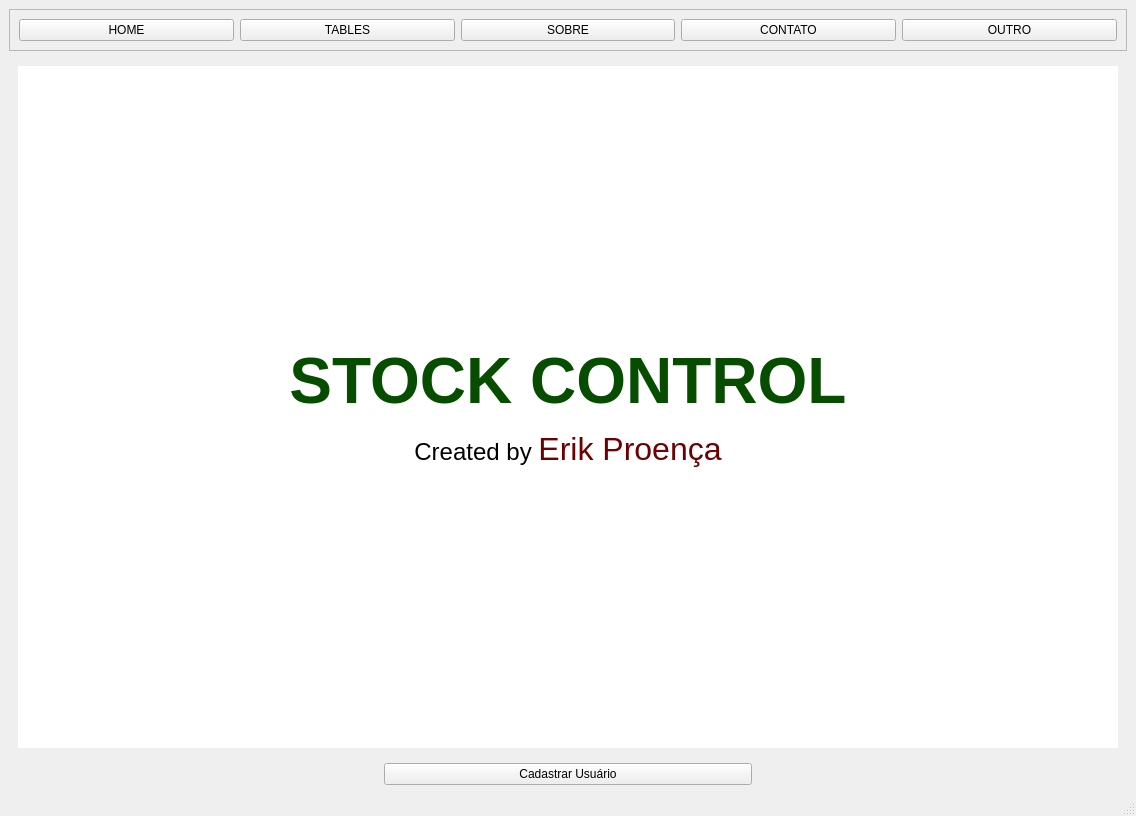
<?xml version="1.0" encoding="UTF-8"?>
<ui version="4.0">
 <class>MainWindow</class>
 <widget class="QMainWindow" name="MainWindow">
  <property name="geometry">
   <rect>
    <x>0</x>
    <y>0</y>
    <width>1136</width>
    <height>816</height>
   </rect>
  </property>
  <property name="windowTitle">
   <string>MainWindow</string>
  </property>
  <widget class="QWidget" name="centralwidget">
   <layout class="QVBoxLayout" name="verticalLayout_2">
    <item>
     <widget class="QFrame" name="frame">
      <property name="frameShape">
       <enum>QFrame::StyledPanel</enum>
      </property>
      <property name="frameShadow">
       <enum>QFrame::Raised</enum>
      </property>
      <layout class="QHBoxLayout" name="horizontalLayout">
       <item>
        <widget class="QPushButton" name="btn_home">
         <property name="text">
          <string>HOME</string>
         </property>
        </widget>
       </item>
       <item>
        <widget class="QPushButton" name="btn_tables">
         <property name="text">
          <string>TABLES</string>
         </property>
        </widget>
       </item>
       <item>
        <widget class="QPushButton" name="btn_sobre">
         <property name="text">
          <string>SOBRE</string>
         </property>
        </widget>
       </item>
       <item>
        <widget class="QPushButton" name="btn_contato">
         <property name="text">
          <string>CONTATO</string>
         </property>
        </widget>
       </item>
       <item>
        <widget class="QPushButton" name="btn_outro">
         <property name="text">
          <string>OUTRO</string>
         </property>
        </widget>
       </item>
      </layout>
     </widget>
    </item>
    <item>
     <widget class="QStackedWidget" name="stackedWidget">
      <property name="currentIndex">
       <number>3</number>
      </property>
      <widget class="QWidget" name="pg_tables">
       <layout class="QVBoxLayout" name="verticalLayout_8">
        <item>
         <widget class="QTabWidget" name="tabWidget">
          <widget class="QWidget" name="tables">
           <attribute name="title">
            <string>TreeWidget</string>
           </attribute>
           <layout class="QVBoxLayout" name="verticalLayout_7">
            <item>
             <layout class="QHBoxLayout" name="horizontalLayout_2">
              <item>
               <widget class="QLineEdit" name="txt_file"/>
              </item>
              <item>
               <widget class="QPushButton" name="btn_open">
                <property name="text">
                 <string>Abrir</string>
                </property>
               </widget>
              </item>
             </layout>
            </item>
            <item>
             <layout class="QHBoxLayout" name="horizontalLayout_3">
              <item>
               <layout class="QVBoxLayout" name="verticalLayout_6">
                <item>
                 <layout class="QVBoxLayout" name="verticalLayout_5">
                  <item>
                   <widget class="QLabel" name="label_3">
                    <property name="text">
                     <string>ESTOQUE</string>
                    </property>
                   </widget>
                  </item>
                  <item>
                   <widget class="QTreeWidget" name="tw_estoque">
                    <column>
                     <property name="text">
                      <string>Nfe</string>
                     </property>
                    </column>
                    <column>
                     <property name="text">
                      <string>Serie</string>
                     </property>
                    </column>
                    <column>
                     <property name="text">
                      <string>New Column</string>
                     </property>
                    </column>
                    <column>
                     <property name="text">
                      <string>Cliente</string>
                     </property>
                    </column>
                    <column>
                     <property name="text">
                      <string>UF</string>
                     </property>
                    </column>
                    <column>
                     <property name="text">
                      <string>Municipio</string>
                     </property>
                    </column>
                    <column>
                     <property name="text">
                      <string>Cod Item</string>
                     </property>
                    </column>
                    <column>
                     <property name="text">
                      <string>Quantidade</string>
                     </property>
                    </column>
                    <column>
                     <property name="text">
                      <string>Descrição</string>
                     </property>
                    </column>
                    <column>
                     <property name="text">
                      <string>Especie</string>
                     </property>
                    </column>
                    <column>
                     <property name="text">
                      <string>New Column</string>
                     </property>
                    </column>
                    <column>
                     <property name="text">
                      <string>Data Importação</string>
                     </property>
                    </column>
                    <column>
                     <property name="text">
                      <string>Usuário</string>
                     </property>
                    </column>
                   </widget>
                  </item>
                 </layout>
                </item>
                <item>
                 <layout class="QVBoxLayout" name="verticalLayout_4">
                  <item>
                   <widget class="QLabel" name="label_2">
                    <property name="text">
                     <string>SAÍDA</string>
                    </property>
                   </widget>
                  </item>
                  <item>
                   <widget class="QTreeWidget" name="tw_saida">
                    <column>
                     <property name="text">
                      <string>Nfe</string>
                     </property>
                    </column>
                    <column>
                     <property name="text">
                      <string>SERIE</string>
                     </property>
                    </column>
                    <column>
                     <property name="text">
                      <string>DATA IMPORTAÇÃO</string>
                     </property>
                    </column>
                    <column>
                     <property name="text">
                      <string>USUÁRIO</string>
                     </property>
                    </column>
                   </widget>
                  </item>
                 </layout>
                </item>
               </layout>
              </item>
              <item>
               <widget class="QFrame" name="frame_2">
                <property name="frameShape">
                 <enum>QFrame::StyledPanel</enum>
                </property>
                <property name="frameShadow">
                 <enum>QFrame::Raised</enum>
                </property>
                <layout class="QVBoxLayout" name="verticalLayout_3">
                 <item>
                  <widget class="QPushButton" name="btn_importar">
                   <property name="text">
                    <string>Importar</string>
                   </property>
                  </widget>
                 </item>
                 <item>
                  <widget class="QPushButton" name="btn_gerar">
                   <property name="text">
                    <string>Gerar Saída</string>
                   </property>
                  </widget>
                 </item>
                 <item>
                  <widget class="QPushButton" name="btn_estornar">
                   <property name="text">
                    <string>Estorno</string>
                   </property>
                  </widget>
                 </item>
                 <item>
                  <spacer name="verticalSpacer">
                   <property name="orientation">
                    <enum>Qt::Vertical</enum>
                   </property>
                   <property name="sizeHint" stdset="0">
                    <size>
                     <width>20</width>
                     <height>40</height>
                    </size>
                   </property>
                  </spacer>
                 </item>
                </layout>
               </widget>
              </item>
             </layout>
            </item>
           </layout>
          </widget>
          <widget class="QWidget" name="tab_2">
           <attribute name="title">
            <string>Tab 2</string>
           </attribute>
          </widget>
         </widget>
        </item>
       </layout>
      </widget>
      <widget class="QWidget" name="pg_contato">
       <widget class="QLabel" name="label_7">
        <property name="geometry">
         <rect>
          <x>430</x>
          <y>30</y>
          <width>211</width>
          <height>41</height>
         </rect>
        </property>
        <property name="text">
         <string>Contato</string>
        </property>
       </widget>
      </widget>
      <widget class="QWidget" name="pg_sobre">
       <widget class="QLabel" name="label_8">
        <property name="geometry">
         <rect>
          <x>450</x>
          <y>40</y>
          <width>151</width>
          <height>41</height>
         </rect>
        </property>
        <property name="text">
         <string>Sobre</string>
        </property>
       </widget>
      </widget>
      <widget class="QWidget" name="pg_home">
       <layout class="QVBoxLayout" name="verticalLayout">
        <item>
         <widget class="QLabel" name="label">
          <property name="styleSheet">
           <string notr="true">background-color: rgb(255, 255, 255)</string>
          </property>
          <property name="text">
           <string>&lt;html&gt;&lt;head/&gt;&lt;body&gt;&lt;p align=&quot;center&quot;&gt;&lt;span style=&quot; font-size:48pt; font-weight:600; color:#064d00;&quot;&gt;STOCK CONTROL&lt;/span&gt;&lt;/p&gt;&lt;p align=&quot;center&quot;&gt;&lt;span style=&quot; font-size:18pt;&quot;&gt;Created by &lt;/span&gt;&lt;span style=&quot; font-size:24pt; color:#6f0000;&quot;&gt;Erik Proença&lt;/span&gt;&lt;/p&gt;&lt;/body&gt;&lt;/html&gt;</string>
          </property>
         </widget>
        </item>
       </layout>
      </widget>
      <widget class="QWidget" name="pg_cadastro">
       <layout class="QVBoxLayout" name="verticalLayout_9">
        <item>
         <widget class="QLabel" name="label_14">
          <property name="font">
           <font>
            <pointsize>24</pointsize>
            <weight>75</weight>
            <bold>true</bold>
           </font>
          </property>
          <property name="text">
           <string>Tela de Cadastro</string>
          </property>
          <property name="alignment">
           <set>Qt::AlignCenter</set>
          </property>
         </widget>
        </item>
        <item>
         <widget class="QLabel" name="label_6">
          <property name="font">
           <font>
            <pointsize>16</pointsize>
            <weight>75</weight>
            <bold>true</bold>
           </font>
          </property>
          <property name="text">
           <string>Cadastrar Usuário</string>
          </property>
          <property name="alignment">
           <set>Qt::AlignCenter</set>
          </property>
         </widget>
        </item>
        <item>
         <layout class="QHBoxLayout" name="horizontalLayout_6">
          <item>
           <layout class="QHBoxLayout" name="horizontalLayout_5">
            <item>
             <widget class="QLabel" name="nome">
              <property name="text">
               <string>Nome</string>
              </property>
             </widget>
            </item>
            <item>
             <widget class="QLineEdit" name="txt_nome"/>
            </item>
           </layout>
          </item>
          <item>
           <widget class="QLabel" name="usuario">
            <property name="text">
             <string>Usuário</string>
            </property>
           </widget>
          </item>
          <item>
           <widget class="QLineEdit" name="txt_usuario"/>
          </item>
         </layout>
        </item>
        <item>
         <layout class="QHBoxLayout" name="horizontalLayout_7">
          <item>
           <widget class="QLabel" name="senha">
            <property name="text">
             <string>Senha</string>
            </property>
           </widget>
          </item>
          <item>
           <widget class="QLineEdit" name="txt_senha">
            <property name="echoMode">
             <enum>QLineEdit::Password</enum>
            </property>
           </widget>
          </item>
          <item>
           <widget class="QPushButton" name="btn_senha">
            <property name="text">
             <string>ver</string>
            </property>
           </widget>
          </item>
          <item>
           <widget class="QPushButton" name="n_senha">
            <property name="text">
             <string>ñ ver</string>
            </property>
           </widget>
          </item>
         </layout>
        </item>
        <item>
         <layout class="QHBoxLayout" name="horizontalLayout_8">
          <item>
           <widget class="QLabel" name="senha_2">
            <property name="text">
             <string>Senha</string>
            </property>
           </widget>
          </item>
          <item>
           <widget class="QLineEdit" name="txt_senha_2">
            <property name="echoMode">
             <enum>QLineEdit::Password</enum>
            </property>
           </widget>
          </item>
          <item>
           <widget class="QPushButton" name="btn_senha_2">
            <property name="text">
             <string>ver</string>
            </property>
           </widget>
          </item>
          <item>
           <widget class="QPushButton" name="n_senha_2">
            <property name="text">
             <string>ñ ver</string>
            </property>
           </widget>
          </item>
         </layout>
        </item>
        <item>
         <layout class="QHBoxLayout" name="horizontalLayout_9">
          <item>
           <widget class="QLabel" name="label_11">
            <property name="text">
             <string>Perfil</string>
            </property>
           </widget>
          </item>
          <item>
           <widget class="QComboBox" name="cb_perfil">
            <property name="sizePolicy">
             <sizepolicy hsizetype="Preferred" vsizetype="Fixed">
              <horstretch>0</horstretch>
              <verstretch>0</verstretch>
             </sizepolicy>
            </property>
            <item>
             <property name="text">
              <string>Usuário</string>
             </property>
            </item>
            <item>
             <property name="text">
              <string>Administrador</string>
             </property>
            </item>
           </widget>
          </item>
         </layout>
        </item>
        <item>
         <layout class="QHBoxLayout" name="horizontalLayout_10">
          <item>
           <widget class="QLabel" name="label_12">
            <property name="text">
             <string/>
            </property>
           </widget>
          </item>
          <item>
           <widget class="QPushButton" name="btn_cadastrar">
            <property name="text">
             <string>Cadastrar</string>
            </property>
           </widget>
          </item>
          <item>
           <widget class="QLabel" name="label_13">
            <property name="text">
             <string/>
            </property>
           </widget>
          </item>
         </layout>
        </item>
       </layout>
      </widget>
     </widget>
    </item>
    <item>
     <layout class="QHBoxLayout" name="horizontalLayout_4">
      <item>
       <widget class="QLabel" name="label_4">
        <property name="text">
         <string/>
        </property>
       </widget>
      </item>
      <item>
       <widget class="QPushButton" name="btn_cadastro">
        <property name="text">
         <string>Cadastrar Usuário</string>
        </property>
       </widget>
      </item>
      <item>
       <widget class="QLabel" name="label_5">
        <property name="text">
         <string/>
        </property>
       </widget>
      </item>
     </layout>
    </item>
   </layout>
  </widget>
  <widget class="QMenuBar" name="menubar">
   <property name="geometry">
    <rect>
     <x>0</x>
     <y>0</y>
     <width>1136</width>
     <height>21</height>
    </rect>
   </property>
  </widget>
  <widget class="QStatusBar" name="statusbar"/>
 </widget>
 <resources/>
 <connections/>
</ui>
